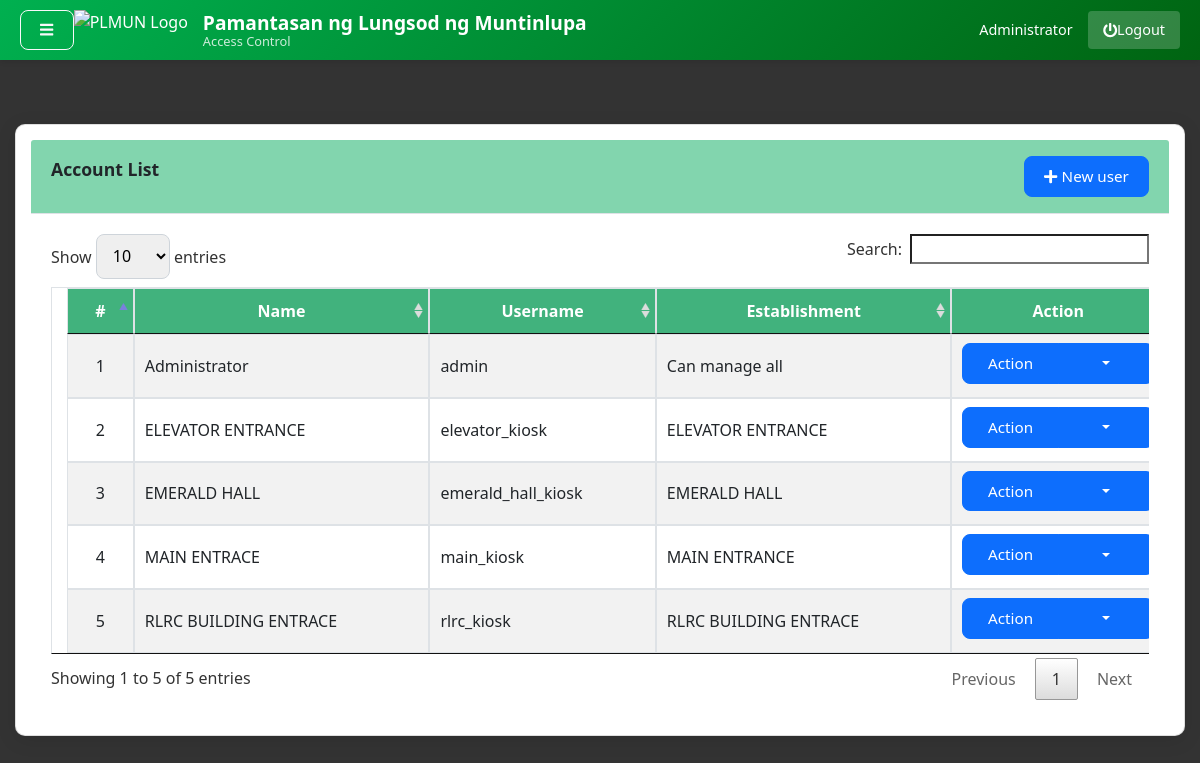
The app's page /index.php?page=users (signed in) with its own data.
### tables this page shows
CREATE TABLE `users` (
  `id` int(30) NOT NULL,
  `name` text NOT NULL,
  `type` tinyint(4) NOT NULL DEFAULT 2 COMMENT '1 = Admin, 2= establishment_staff',
  `username` varchar(100) NOT NULL,
  `password` text NOT NULL,
  `establishment_id` int(30) NOT NULL
);

### users.php (the view, shortened to what this page needs)
<div class="container-fluid">
    <div class="col-lg-12">
        <div class="row">
            <div class="card col-md-12">
                <div class="card-header">
                    <b>Account List</b>
                    <span class="float:right"><button class="btn btn-primary float-right btn-sm" id="new_user"><i
                                class="fa fa-plus"></i> New
                            user</button>
                </div>
                <div class="card-body">
                    <div class="table-responsive">
                        <table class="table-striped table-bordered col-md-12">
                            <thead>
                                <tr>
                                    <th class="text-center">#</th>
                                    <th class="text-center">Name</th>
                                    <th class="text-center">Username</th>
                                    <th class="text-center">Establishment</th>
                                    <th class="text-center">Action</th>
                                </tr>
                            </thead>
                            <tbody>
                                <?php
                                include 'db_connect.php';
                                $est = $conn->query("SELECT * FROM establishments ");
                                $est_name[0] = "Can manage all";
                                while ($row = $est->fetch_assoc()) {
                                    $est_name[$row['id']] = $row['name'];
                                }
                                $users = $conn->query("SELECT * FROM users order by name asc");
                                $i = 1;
                                while ($row = $users->fetch_assoc()):
                                    ?>
                                    <tr>
                                        <td class="text-center">
                                            <?php echo $i++ ?>
                                        </td>
                                        <td>
                                            <?php echo ucwords($row['name']) ?>
                                        </td>
                                        <td>
                                            <?php echo $row['username'] ?>
                                        </td>
                                        <td>
                                            <?php echo $est_name[$row['establishment_id']] ?>
                                        </td>
                                        <td class="text-center">
                                            <div class="btn-group">
                                                <button type="button" class="btn btn-primary">Action</button>
                                                <button type="button"
                                                    class="btn btn-primary dropdown-toggle dropdown-toggle-split"
                                                    data-toggle="dropdown" aria-haspopup="true" aria-expanded="false">
                                                </button>
                                            </div>
                                        </td>
                                    </tr>
                                <?php endwhile; ?>
                            </tbody>
                        </table>
                    </div>
                </div>
            </div>
        </div>
    </div>
</div>

### index.php (style rules this page uses)
body { background: #80808045; }

### users.php (style rules this page uses)
body { font-family: 'Segoe UI', Tahoma, Geneva, Verdana, sans-serif; background-color: #333; color: #212529; }
.card { border: 1.2px solidrgb(169, 169, 169); box-shadow: 0 4px 20px rgba(0, 0, 0, 0.1); background-color: white; padding: 15px; border-radius: 10px; margin-top: 50px; }
.card-header { background-color: rgb(130, 213, 174); border-bottom: 1px solid #dee2e6; font-weight: 600; font-size: 1.1rem; padding: 1rem 1.25rem; border-radius: 10px; }
.card-body { padding: 1.25rem; }
.btn { border-radius: 8px; font-size: 0.95rem; padding: 0.5rem 1.2rem; transition: all 0.3s ease; }
.btn-primary { background-color: #0d6efd; border-color: #0d6efd; }
table { width: 100%; border-collapse: collapse; margin-top: 1rem; }
th, td { padding: 0.75rem; border-bottom: 1px solidrgb(75, 238, 91); }
th { background-color: rgb(65, 178, 125); font-weight: 600; text-align: left; color: white; }
.table-responsive { overflow-x: auto; }
.btn-group { width: 100%; }
.btn-group .btn { width: 100%; margin-bottom: 5px; }

### records on screen
users: name "Administrator", username "admin", establishment "Can manage all"
users: name "ELEVATOR ENTRANCE", username "elevator_kiosk", establishment "ELEVATOR ENTRANCE"
users: name "EMERALD HALL", username "emerald_hall_kiosk", establishment "EMERALD HALL"
users: name "MAIN ENTRACE", username "main_kiosk", establishment "MAIN ENTRANCE"
users: name "RLRC BUILDING ENTRACE", username "rlrc_kiosk", establishment "RLRC BUILDING ENTRACE"

### other values on screen
$_SESSION['login_name'] "Administrator"
